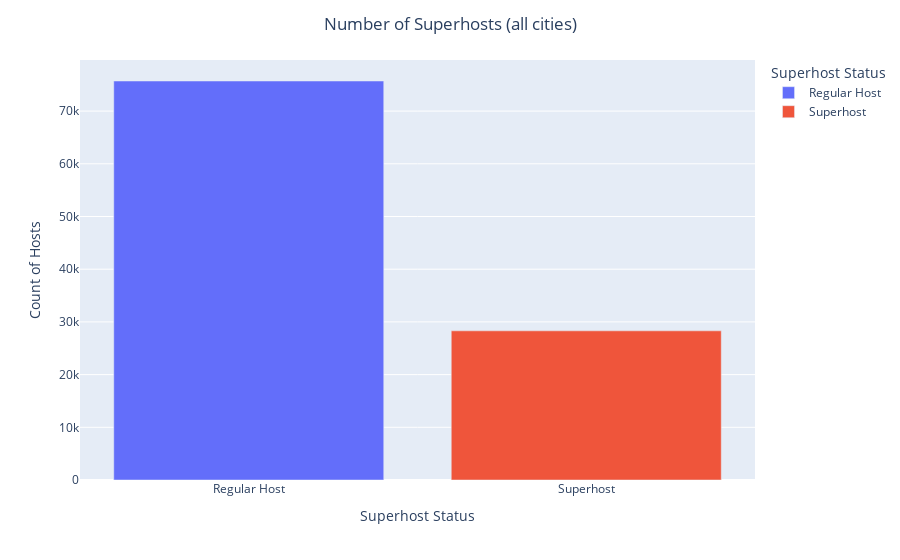

The notebook cell this image was saved under:
### Code cell
interactive1('all')

### Figure 1 — Plotly figure (JSON) as saved in the notebook; plotly's stock layout.template omitted (floating-point values rounded to 4 significant figures)
{"data": [{"alignmentgroup": "True", "hovertemplate": "Superhost Status=%{x}<br>Count of Hosts=%{y}<extra></extra>", "legendgroup": "Regular Host", "marker": {"color": "#636efa", "pattern": {"shape": ""}}, "name": "Regular Host", "offsetgroup": "Regular Host", "orientation": "v", "showlegend": true, "textposition": "auto", "type": "bar", "x": ["Regular Host"], "xaxis": "x", "y": [75712], "yaxis": "y"}, {"alignmentgroup": "True", "hovertemplate": "Superhost Status=%{x}<br>Count of Hosts=%{y}<extra></extra>", "legendgroup": "Superhost", "marker": {"color": "#EF553B", "pattern": {"shape": ""}}, "name": "Superhost", "offsetgroup": "Superhost", "orientation": "v", "showlegend": true, "textposition": "auto", "type": "bar", "x": ["Superhost"], "xaxis": "x", "y": [28303], "yaxis": "y"}], "layout": {"barmode": "relative", "legend": {"title": {"text": "Superhost Status"}, "tracegroupgap": 0}, "margin": {"t": 60}, "title": {"text": "Number of Superhosts (all cities)", "x": 0.5}, "xaxis": {"anchor": "y", "categoryarray": ["Regular Host", "Superhost"], "categoryorder": "array", "domain": [0, 1], "title": {"text": "Superhost Status"}}, "yaxis": {"anchor": "x", "domain": [0, 1], "title": {"text": "Count of Hosts"}}}}
